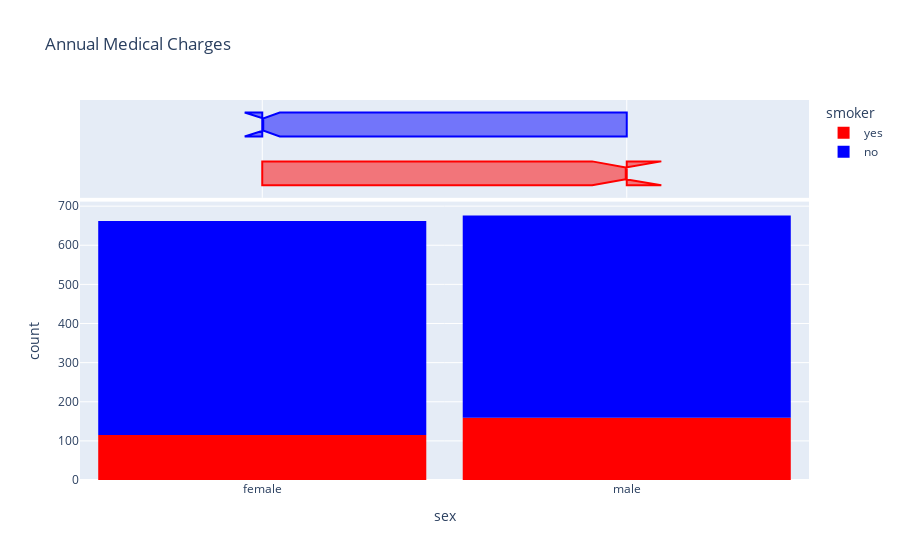

Notebook source saved alongside this figure:
### Code cell
fig = px.histogram(medical_df,
                   x = 'sex',
                   marginal = 'box',
                   color = 'smoker',
                   color_discrete_sequence=['red','blue'],
                   title = "Annual Medical Charges")
fig.update_layout(bargap = 0.1)
fig.show()

### Figure 1 — Plotly figure (JSON) as saved in the notebook; plotly's stock layout.template omitted (floating-point values rounded to 4 significant figures; data arrays with more than 128 entries replaced by an {"elided": "..."} marker saying what was removed)
{"data": [{"alignmentgroup": "True", "bingroup": "x", "hovertemplate": "smoker=yes<br>sex=%{x}<br>count=%{y}<extra></extra>", "legendgroup": "yes", "marker": {"color": "red", "pattern": {"shape": ""}}, "name": "yes", "offsetgroup": "yes", "orientation": "v", "showlegend": true, "type": "histogram", "x": {"elided": "274 str values"}, "xaxis": "x", "yaxis": "y"}, {"alignmentgroup": "True", "hovertemplate": "smoker=yes<br>sex=%{x}<extra></extra>", "legendgroup": "yes", "marker": {"color": "red"}, "name": "yes", "notched": true, "offsetgroup": "yes", "showlegend": false, "type": "box", "x": {"elided": "274 str values"}, "xaxis": "x2", "yaxis": "y2"}, {"alignmentgroup": "True", "bingroup": "x", "hovertemplate": "smoker=no<br>sex=%{x}<br>count=%{y}<extra></extra>", "legendgroup": "no", "marker": {"color": "blue", "pattern": {"shape": ""}}, "name": "no", "offsetgroup": "no", "orientation": "v", "showlegend": true, "type": "histogram", "x": {"elided": "1064 str values"}, "xaxis": "x", "yaxis": "y"}, {"alignmentgroup": "True", "hovertemplate": "smoker=no<br>sex=%{x}<extra></extra>", "legendgroup": "no", "marker": {"color": "blue"}, "name": "no", "notched": true, "offsetgroup": "no", "showlegend": false, "type": "box", "x": {"elided": "1064 str values"}, "xaxis": "x2", "yaxis": "y2"}], "layout": {"autosize": true, "bargap": 0.1, "barmode": "relative", "legend": {"title": {"text": "smoker"}, "tracegroupgap": 0}, "title": {"text": "Annual Medical Charges"}, "xaxis": {"anchor": "y", "autorange": true, "domain": [0, 1], "range": [-0.5, 1.5], "title": {"text": "sex"}, "type": "category"}, "xaxis2": {"anchor": "y2", "autorange": true, "domain": [0, 1], "matches": "x", "range": [-0.5, 1.5], "showgrid": true, "showticklabels": false, "type": "category"}, "yaxis": {"anchor": "x", "autorange": true, "domain": [0, 0.7326], "range": [0, 711.6], "title": {"text": "count"}}, "yaxis2": {"anchor": "x2", "autorange": true, "domain": [0.7426, 1], "matches": "y2", "range": [-0.5, 1.5], "showgrid": false, "showline": false, "showticklabels": false, "ticks": "", "type": "category"}}}
